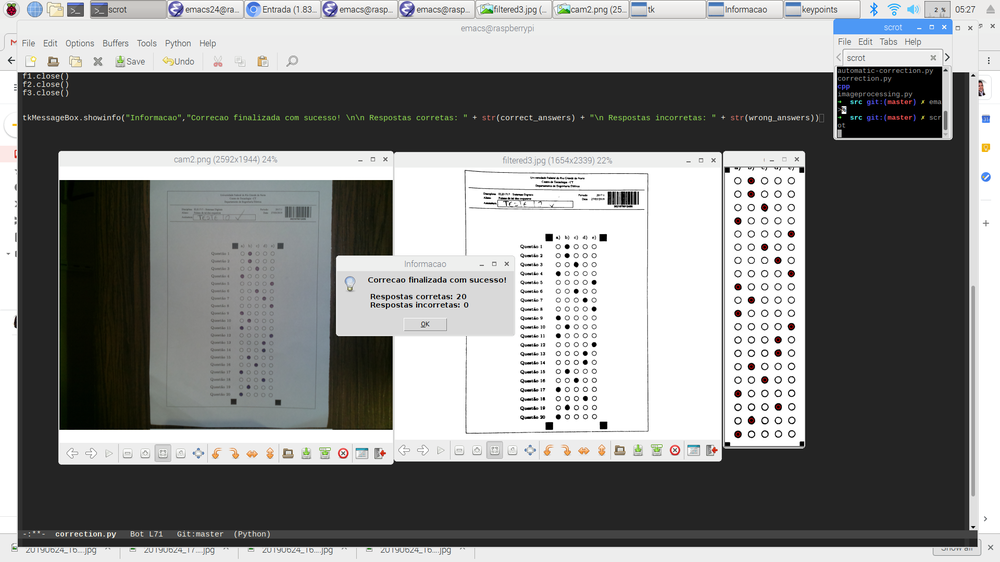
#> input picture src/2019-06-25-052740_1920x1080_scrot.png, 1000 x 562 px, shrunk from 1920 x 1080 before the run
$ python otsu.py 2019-06-25-052740_1920x1080_scrot.png 2019-06-25-052754_1920x1080_scrot.png
#> lines starting #> are read from the running program, lines starting #| are printed output that depends on the picture; after the words box and inside, x2 and y2 are one past the last pixel; in counts of white or black regions, pixels touching at a corner belong together
'''
	OpenCV Threshold Example
  Copyright 2015 by Satya Mallick <spmallick@gmail.com>
'''
# import opencv
import cv2
import argparse

#instantiate the parser
parser = argparse.ArgumentParser(description=
                                 "Align image app, \
                                 arg1 = image path, \
                                 arg2 = binary img path")

parser.add_argument('img_path', type=str,
                    help='Enter the file path')
parser.add_argument('binary_path', type=str,
                    help="Enter destination for aligned img")
args = parser.parse_args()


# Read image
src = cv2.imread(args.img_path, cv2.IMREAD_GRAYSCALE);
#> src: shape (562, 1000); min 0, max 255, mean 135.9

#Otsu threhold
th, dst = cv2.threshold(src, 0, 255, cv2.THRESH_BINARY+cv2.THRESH_OTSU);
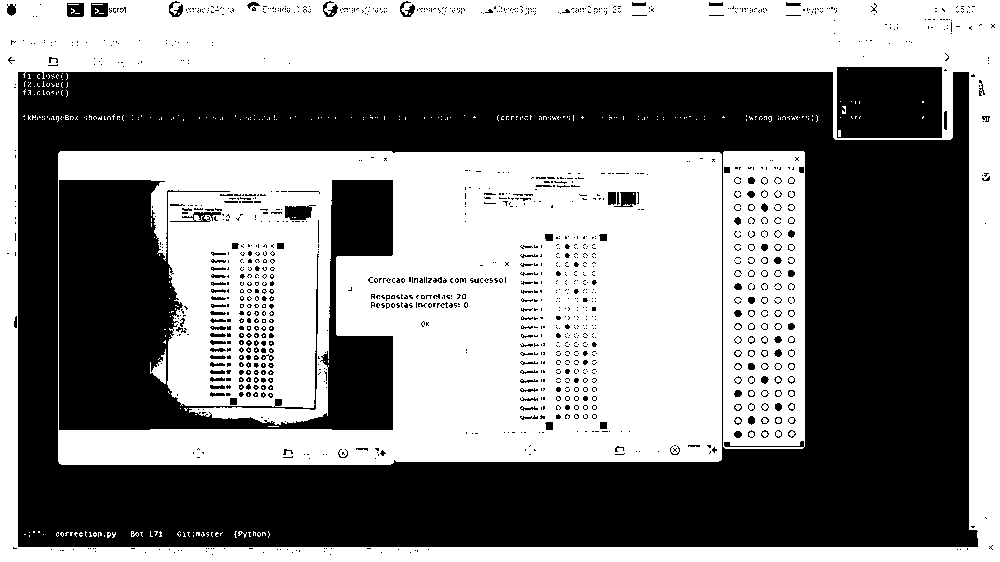
#> dst: shape (562, 1000); 51.7% white; 1294 black regions (1136 under 20 px), largest, box (x1, y1, x2, y2) and area: (18, 72, 978, 547) 211209, (59, 180, 393, 430) 40372, (837, 67, 942, 138) 7383
#> th = 132
cv2.imwrite(args.binary_path, dst);

$ run again, on src/2019-06-25-053143_1920x1080_scrot.png
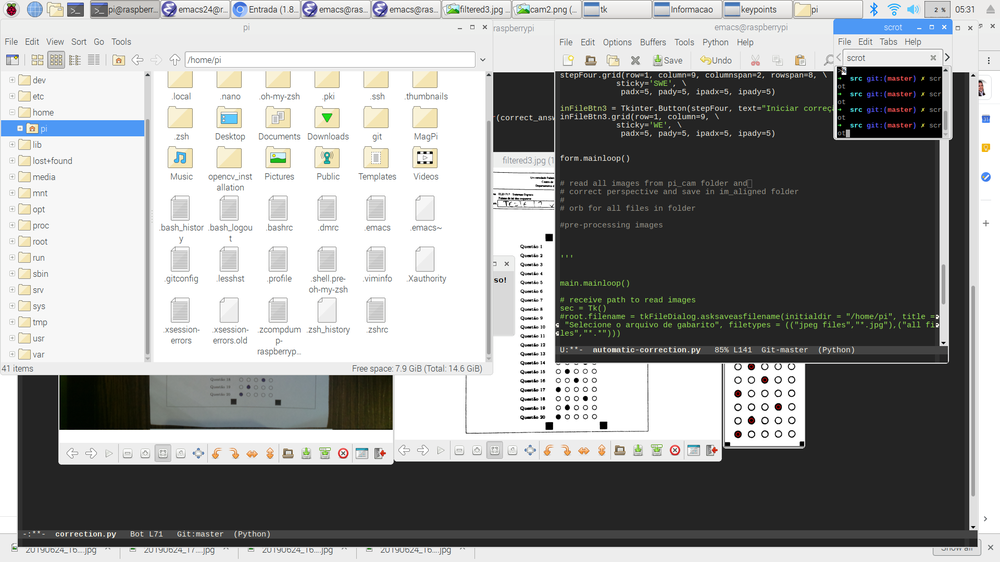
#> input picture src/2019-06-25-053143_1920x1080_scrot.png, 1000 x 562 px, shrunk from 1920 x 1080 before the run
#> `src = cv2.imread(args.img_path, cv2.IMREAD_GRAYSCALE);`:
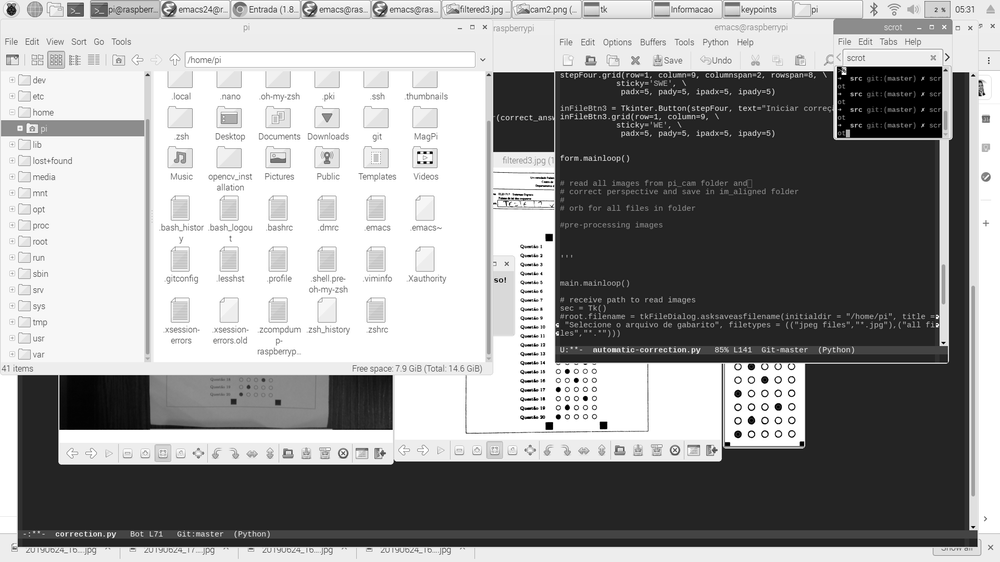
#> src: shape (562, 1000); min 0, max 255, mean 152.2
#> `th, dst = cv2.threshold(src, 0, 255, cv2.THRESH_BINARY+cv2.THRESH_OTSU);`:
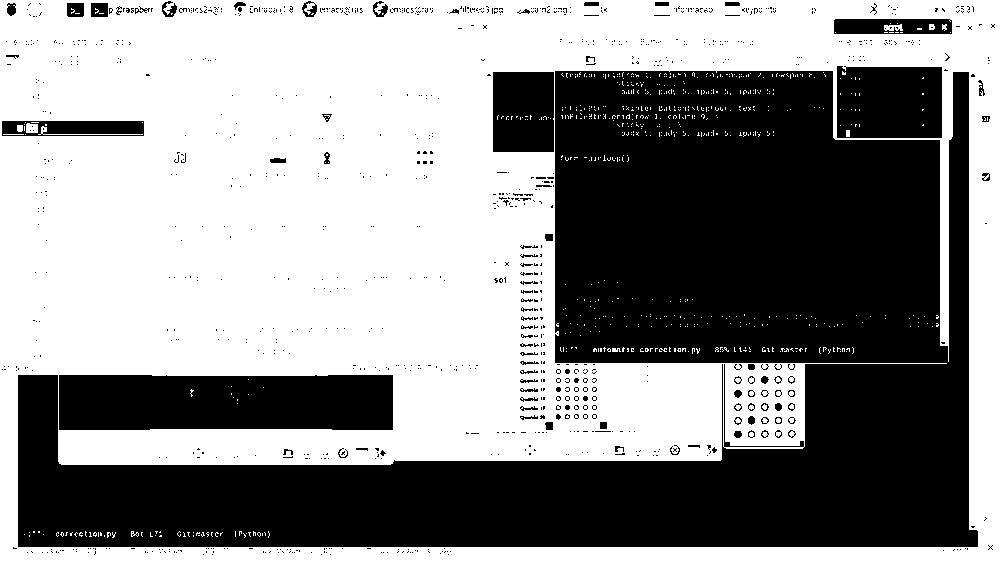
#> dst: shape (562, 1000); 55.6% white; 999 black regions (907 under 20 px), largest, box (x1, y1, x2, y2) and area: (18, 71, 978, 547) 210131, (59, 375, 393, 430) 17992, (837, 66, 942, 138) 7370
#> th = 141
